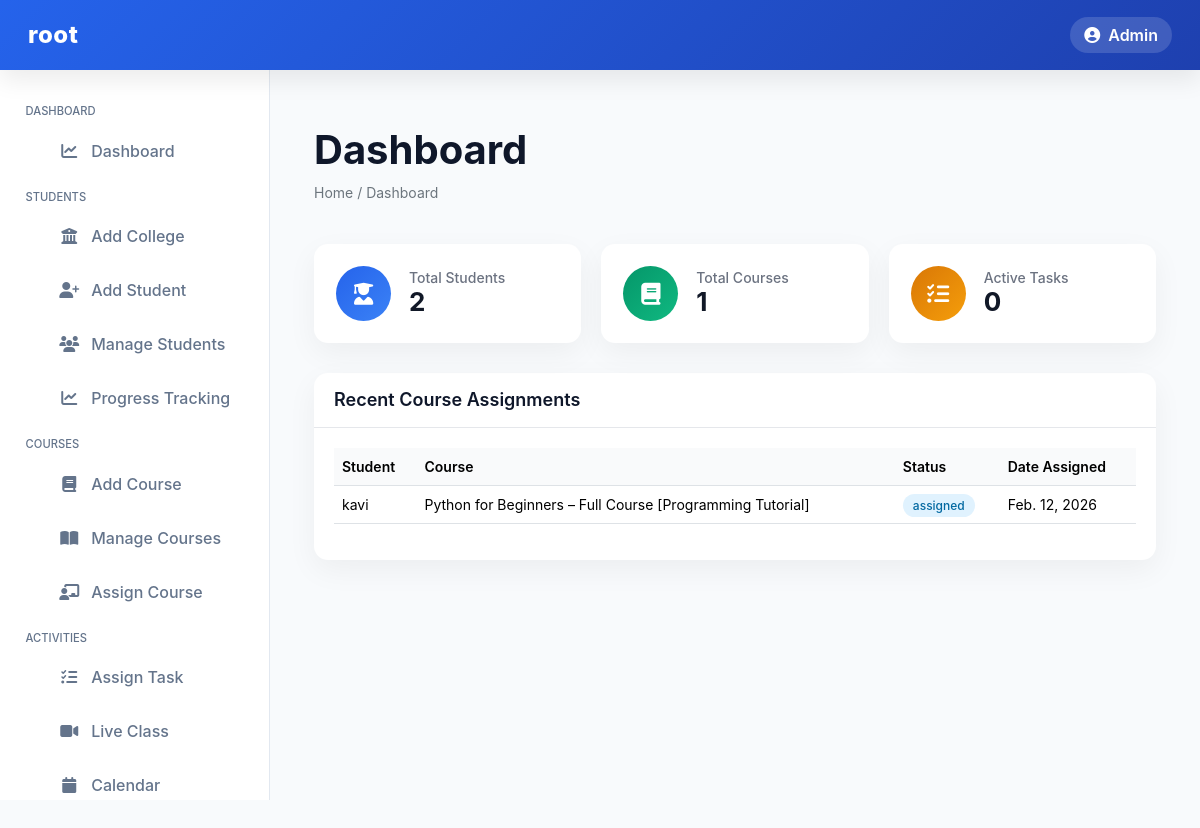
The page /admin_panel/dashboard/ (signed in) on the database its author committed.
### admin_panel/models.py (models this page shows, shortened)
class CourseAssignment(models.Model):
    student = models.ForeignKey(Student, on_delete=models.CASCADE)
    course = models.ForeignKey(Course, on_delete=models.CASCADE)
    date_assigned = models.DateField(auto_now_add=True)
    status = models.CharField(max_length=10, default="assigned")
    class Meta:
        unique_together = ("student", "course")

class Student(models.Model):
    name = models.CharField(max_length=100)
    email = models.EmailField(unique=True)
    roll = models.CharField(max_length=20, unique=True, db_index=True)
    phone = models.CharField(max_length=15, blank=True)
    address = models.TextField(blank=True)
    college = models.ForeignKey(College, on_delete=models.CASCADE, related_name="students")
    mode = models.CharField(
        max_length=10,
        choices=[("online", "Online"), ("offline", "Offline")],
        default="offline",
    )
    status = models.CharField(max_length=10, default="active")

class Course(models.Model):
    name = models.CharField(max_length=100)
    code = models.CharField(max_length=20, unique=True, db_index=True)
    description = models.TextField(blank=True)
    thumbnail = models.ImageField(upload_to="course_thumbnails/", blank=True, null=True)

### admin_panel/views.py (the view)
# urls.py: path('dashboard/', views.admin_dashboard, name='admin_dashboard'),
def admin_dashboard(request):
    if not request.session.get("admin_logged_in"):
        return redirect("admin_login")
    try:
        student_count = Student.objects.count()
    except Exception:
        student_count = 0
    try:
        course_count = Course.objects.count()
    except Exception:
        course_count = 0
    try:
        task_count = Task.objects.filter(
            status__in=["pending", "in_progress"]
        ).count()
    except Exception:
        task_count = 0
    try:
        assignments = list(
            CourseAssignment.objects
            .select_related("student", "course")
            .order_by("-date_assigned")[:5]
        )
    except Exception:
        assignments = []   # ← SAFE EMPTY LIST
    context = {
        "student_count": student_count,
        "course_count": course_count,
        "task_count": task_count,
        "assignments": assignments,
        "admin_name": request.session.get("admin_username"),
    }
    return render(request, "admin_panel/partials/dashboard.html", context)

### admin_panel/templates/admin_panel/partials/dashboard.html (shortened to what this page needs)
{% extends "admin_panel/base.html" %}
{% load static %}
{% block container %}
<div class="container my-4">
  <div class="dashboard-header">
    <div>
      <h1>Dashboard</h1>
      <div class="breadcrumb">Home / Dashboard</div>
    </div>
  </div>
  <div class="stats-grid">
    <div class="stat-card">
      <div class="stat-icon icon-student">
        <i class="fas fa-user-graduate"></i>
      </div>
      <div class="stat-info">
        <h4>Total Students</h4>
        <h2>{{ student_count }}</h2>
      </div>
    </div>
    <div class="stat-card">
      <div class="stat-icon icon-course">
        <i class="fas fa-book"></i>
      </div>
      <div class="stat-info">
        <h4>Total Courses</h4>
        <h2>{{ course_count }}</h2>
      </div>
    </div>
    <div class="stat-card">
      <div class="stat-icon icon-task">
        <i class="fas fa-tasks"></i>
      </div>
      <div class="stat-info">
        <h4>Active Tasks</h4>
        <h2>{{ task_count }}</h2>
      </div>
    </div>
  </div>
  <div class="card-box">
    <div class="card-box-header">
      <h3>Recent Course Assignments</h3>
    </div>
    <div class="card-box-body">
      <div class="table-responsive">
        <table class="table align-middle">
          <thead>
            <tr>
              <th>Student</th>
              <th>Course</th>
              <th>Status</th>
              <th>Date Assigned</th>
            </tr>
          </thead>
          <tbody>
            {% if assignments %}
              {% for assignment in assignments %}
              <tr>
                <td>{{ assignment.student.name }}</td>
                <td>{{ assignment.course.name }}</td>
                <td>
                  <span class="status-badge status-assigned">
                    {{ assignment.status|default:"Assigned" }}
                  </span>
                </td>
                <td>{{ assignment.date_assigned }}</td>
              </tr>
              {% endfor %}
            {% else %}
              <tr>
                <td colspan="4" class="text-center text-muted">
                  No assignments found.
                </td>
              </tr>
            {% endif %}
          </tbody>
        </table>
      </div>
    </div>
  </div>
</div>
{% endblock %}

### admin_panel/templates/admin_panel/base.html (style rules this page uses)
:root { --primary:#2563eb; --primary-dark:#1e40af; --bg:#f8fafc; --card:#ffffff; --text:#0f172a; --muted:#64748b; --border:#e2e8f0; --sidebar:#ffffff; --shadow:0 10px 25px rgba(0,0,0,.08); }
* { margin:0;padding:0;box-sizing:border-box }
body { font-family:Inter,system-ui,sans-serif; background:var(--bg); color:var(--text); min-height:100vh; }

### admin_panel/templates/admin_panel/partials/dashboard.html (style rules this page uses)
.dashboard-header { display: flex; justify-content: space-between; align-items: center; margin-bottom: 25px; }
.dashboard-header h1 { font-weight: 700; }
.breadcrumb { font-size: 14px; color: #6c757d; }
.stats-grid { display: grid; grid-template-columns: repeat(auto-fit, minmax(220px, 1fr)); gap: 20px; margin-bottom: 30px; }
.stat-card { background: #ffffff; border-radius: 14px; padding: 22px; display: flex; align-items: center; gap: 18px; box-shadow: 0 10px 30px rgba(0,0,0,0.05); transition: transform 0.2s ease; }
.stat-icon { width: 55px; height: 55px; border-radius: 50%; display: flex; align-items: center; justify-content: center; font-size: 22px; color: #fff; }
.icon-student { background: linear-gradient(135deg, #2563eb, #3b82f6); }
.icon-course { background: linear-gradient(135deg, #059669, #10b981); }
.icon-task { background: linear-gradient(135deg, #d97706, #f59e0b); }
.stat-info h4 { margin: 0; font-size: 14px; color: #6b7280; }
.stat-info h2 { margin: 0; font-weight: 700; font-size: 26px; color: #111827; }
.card-box { background: #ffffff; border-radius: 14px; box-shadow: 0 10px 30px rgba(0,0,0,0.05); }
.card-box-header { padding: 16px 20px; border-bottom: 1px solid #e5e7eb; }
.card-box-header h3 { margin: 0; font-size: 18px; font-weight: 600; }
.card-box-body { padding: 20px; }
.table thead th { background: #f9fafb; font-size: 14px; font-weight: 600; }
.table tbody td { font-size: 14px; }
.status-badge { padding: 4px 10px; border-radius: 20px; font-size: 12px; font-weight: 500; }
.status-assigned { background: #e0f2fe; color: #0369a1; }

### rows shown on the page
CourseAssignment: student.name "kavi", course.name "Python for Beginners – Full Course [Programming Tutorial]", status "assigned", date_assigned "Feb. 12, 2026"

### other values the page prints
{{ admin_name }} "root"
{{ student_count }} "2"
{{ course_count }} "1"
{{ task_count }} "0"
